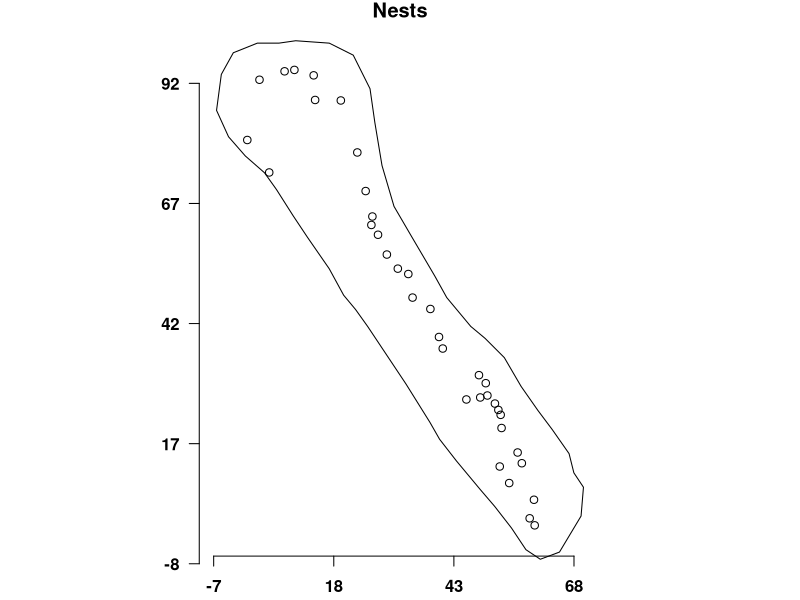
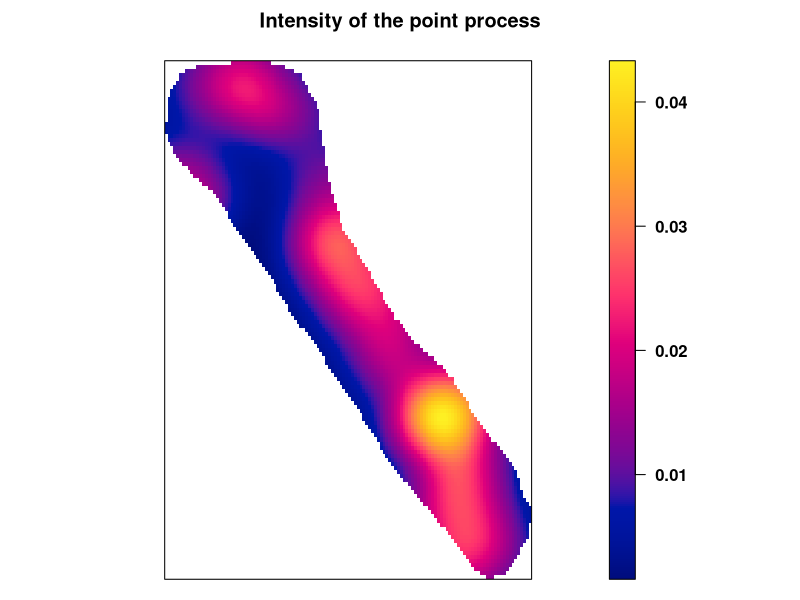
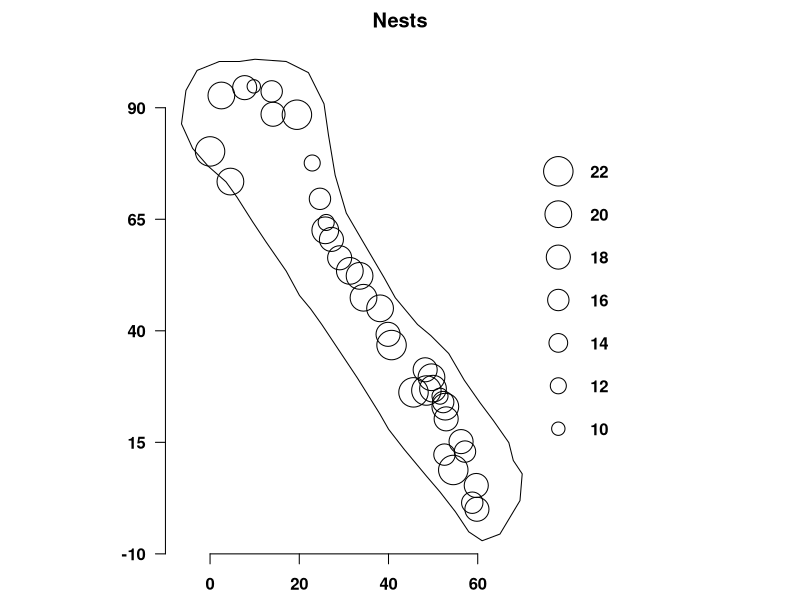
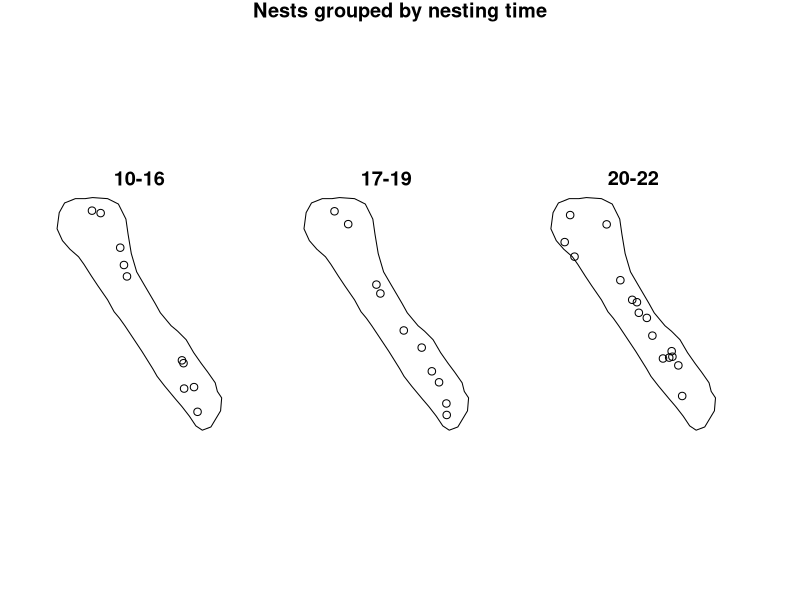
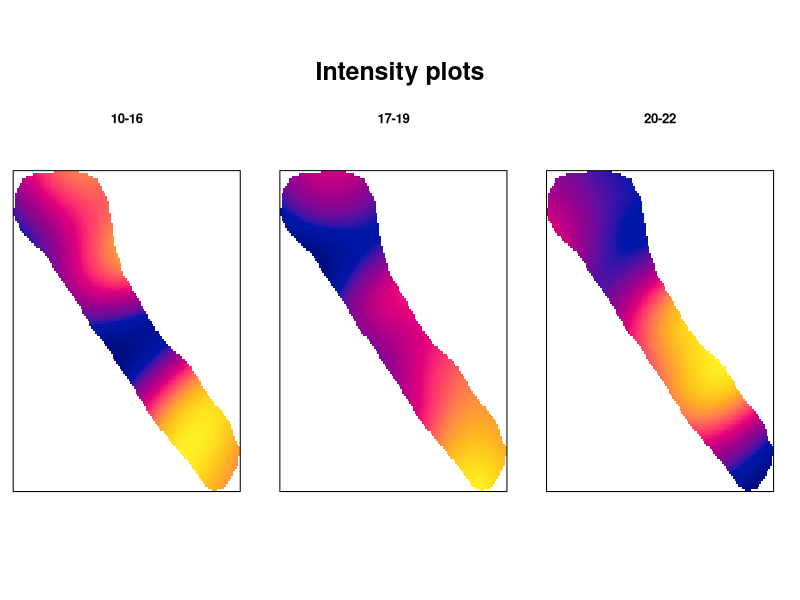
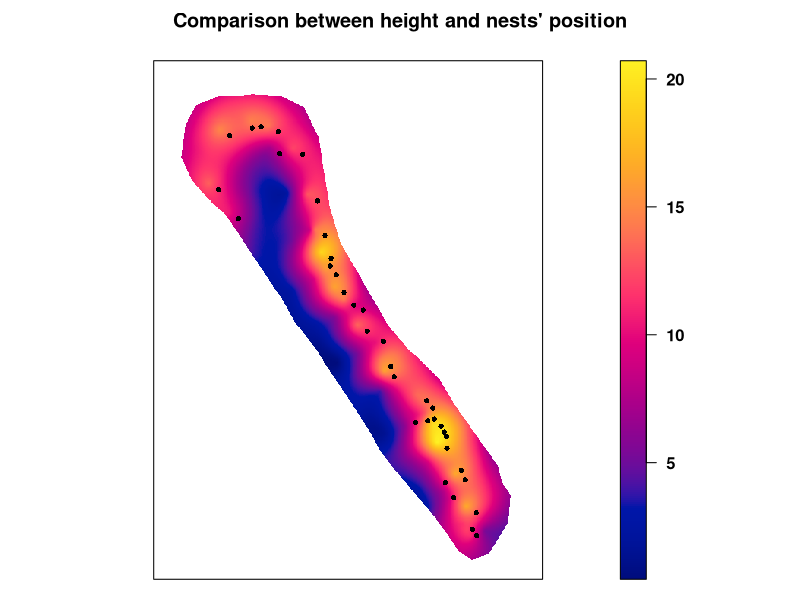

These charts were generated, in order, by the following R code:
## ---- chunk 1
# knitr::opts_chunk$set( echo=F )
knitr::opts_chunk$set( cache = T )
knitr::opts_chunk$set( warning=FALSE )
knitr::opts_chunk$set( out.width = '70%' )
knitr::opts_chunk$set( fig.align = "center" )
knitr::opts_chunk$set( tidy =TRUE )
knitr::opts_chunk$set( message = FALSE )
## ---- chunk 2
rm(list=ls())
library(spatstat)
## ---- chunk 3
#the data
nucli.23=read.delim("T1/nucli23.txt")
min.X = min(nucli.23$X)
min.Y = min(nucli.23$Y)

nucli.23$X=nucli.23$X-min.X
nucli.23$Y=nucli.23$Y-min.Y

max.X = max(nucli.23$X)
max.Y = max(nucli.23$Y)
## ---- chunk 4
#the polygon object for the border
poligon=poly23 <- read.delim("T1/poly23.txt")
poligon$X=poligon$X-min.X
poligon$Y=poligon$Y-min.Y
pol.illa<-list(x=poligon$X,y=poligon$Y)

min.pX = min(poligon$X)
min.pY = min(poligon$Y)
max.pX = max(poligon$X)
max.pY = max(poligon$Y)
## ---- chunk 5
#the final object
n23p=ppp(nucli.23$X,nucli.23$Y,poly=pol.illa)
par(mfrow=c(1,1), font = 2, font.axis = 2, font.lab = 4, las = 1, mar = c(1, 0, 1, 0))
plot(n23p,main="Nests")
axis(1, at = c(floor(seq(min.pX, max.pX, by=25))), pos=c(min.pX,min.pY-15))
axis(2, at = c(floor(seq(min.pY, max.pY, by=25))), pos=c(-10,0))
## ---- chunk 6
summary(n23p)
## ---- chunk 7
par(mfrow=c(1,1), font = 2, font.axis = 2, font.lab = 4, las = 1, mar = c(0, 0, 2, 0))
plot(density(n23p, dimax.Yx=c(256,256), sigma=5.5), main="Intensity of the point process")
## ---- chunk 8
n23T=ppp(nucli.23$X,nucli.23$Y,poly=pol.illa,marks=nucli.23$data_pos)
## ---- chunk 9
par(mfrow=c(1,1), font = 2, font.axis = 2, font.lab = 4, las = 1, mar = c(2, 0, 2, 0))
plot(n23T,main="Nests",markscale=0.3,leg.side="right")
axis(1,at=c(seq(0,max.pX, by=20)),pos=c(-10,0))
axis(2,at=c(seq(-10,max.pY,by=25)),pos=c(-10,0))
## ---- chunk 10
DPOScat=cut(nucli.23$data_pos, breaks=c(9, 16, 19, 22), labels=c("10-16","17-19","20-22"))
table(DPOScat)
## ---- chunk 11
n23Tcat=ppp(nucli.23$X,nucli.23$Y,poly=pol.illa,marks=DPOScat)
summary(n23Tcat)
## ---- chunk 12
par(mfrow=c(1,1), font = 2, font.axis = 2, font.lab = 4, las = 1, mar = c(0, 0, 1, 0))
plot(split(n23Tcat), main="Nests grouped by nesting time")
## ---- chunk 13
par(mfrow=c(1,1), font = 2, font.axis = 2, font.lab = 4, las = 1, mar = c(0, 0, 1, 0))
plot(density(split(n23Tcat),sigma=12), ribbon = FALSE, main="Intensity plots")
## ---- chunk 14
grid <- read.csv("T1/grid_height_23.txt", sep="")
mat<-as.matrix(read.table("T1/height_23.txt"))
mat[mat==0]=NA
height<-im(mat,grid$x,grid$y)
par(mfrow=c(1,1), font = 2, font.axis = 2, font.lab = 4, las = 1, mar = c(0, 0, 2, 0))
plot(height,axis=T, main="Comparison between height and nests' position")
plot(n23p, add=T, cex=0.7, pch=16)
